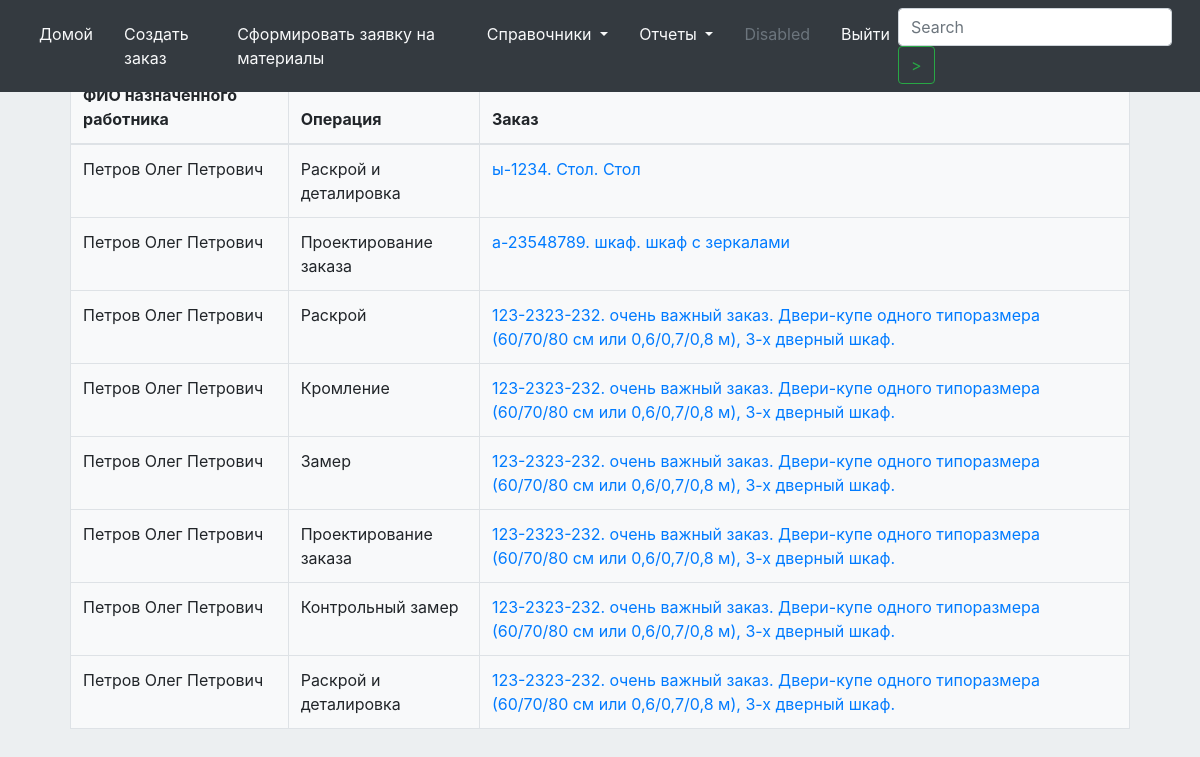
Screenshot of /reportOutstandingApplication/ with the database file from the repository.
### orloveFurniture/models.py (models this page shows, shortened)
class WorkerCatalog(models.Model):
    date_created = models.DateTimeField
    name = models.CharField(max_length=255)
    surname = models.CharField(max_length=255)
    patronymic = models.CharField(max_length=255)
    position = models.ManyToManyField(PositionCatalog)
    def __str__(self):
        return self.surname  + " " +  self.name + " " + self.patronymic

class OperationProjectCatalog(models.Model):
    date_created = models.DateTimeField
    name = models.CharField(max_length=255)
    def __str__(self):
        return self.name

class Order(models.Model):
    idOrder = models.CharField(max_length=36, blank=True, unique=False, default=uuid.uuid4)
    date_created = models.DateTimeField(default=timezone.now)
    nameOrder =  models.CharField(max_length=255)
    nameContract = models.CharField(max_length=255)
    fio = models.CharField(max_length=255)
    status = models.ForeignKey(StatusCatalog, blank=False, null=False, on_delete=models.PROTECT)
    address = models.CharField(max_length=255)
    phone = models.CharField(max_length=11)
    trelloLink = models.CharField(max_length=255)
    details = models.TextField()
    cost = models.IntegerField(blank=True, null=True, default = 0)
    prepayment = models.IntegerField(blank=True, null=True, default = 0 )
    def __str__(self):
        return self.nameContract + ". " + self.nameOrder + ". " + self.details

### orloveFurniture/views.py (the view)
# urls.py: url(r'^reportOutstandingApplication/$', views.createReportOutstandingApplication, name='reportOutstandingApplication'),
def createReportOutstandingApplication(request):
    if request.method == "POST":
        return HttpResponse("в разработке")
    Operations = []
    for needOperation in RequiredOperationProject.objects.all().filter(isDone=False).order_by('idWorker'):
        Operation = {}
        Operation["workerName"] = needOperation.idWorker
        Operation["order"] = needOperation.idOrder
        Operation["operation"] = needOperation.idOperation
        Operations.append(Operation)
    workers =  WorkerCatalog.objects.all()
    return render(request, "report_outstanding_applications.html", {"workers" : workers, "Operations" : Operations})

### templates/report_outstanding_applications.html (shortened to what this page needs)
{% extends "base.html" %}
{% load static %}
{% block styles %}
     <link rel="stylesheet" type="text/css" href= "{% static "css/index.css" %}" >
{% endblock %}
{% block content %}
    <div class = "main-window" >
        <table class="table table-bordered bg-light" id = "operations">
            <thead>
            <tr>
                <th scope="col">ФИО назначенного работника</th>
                <th scope="col">Операция</th>
                <th scope="col">Заказ</th>
            </tr>
            </thead>
            <tbody>
            {% for operation in Operations %}
                <tr>
                    <td>
                        {{  operation.workerName }}
                    </td>
                    <td>
                        {{  operation.operation }}
                    </td>
                    <td>
                        <a href = /order/{{ operation.order.id }} > {{  operation.order }} </a>
                    </td>
                </tr>
            {% endfor %}
            </tbody>
        </table>
    </div>
{% endblock %}

### static/css/index.css (style rules this page uses)
.main-window { margin: 70px; }
body { background-color: #ECEFF1; }
A { text-decoration: none; }

### rows the page displays
WorkerCatalog: workerName "Петров Олег Петрович", operation "Раскрой и деталировка", order "ы-1234. Стол. Стол", operation "Проектирование заказа", order "а-23548789. шкаф. шкаф с зеркалами", operation "Раскрой", order "123-2323-232. очень важный заказ. Двери-купе одного типоразмера (60/70/80 см или 0,6/0,7/0,8 м), 3-х дверный шкаф.", operation "Кромление", operation "Замер", operation "Контрольный замер"
